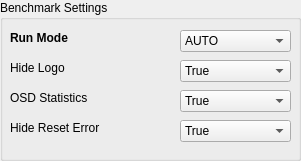
     <widget class="QGroupBox" name="gbAppsets">
      <property name="geometry">
       <rect>
        <x>10</x>
        <y>260</y>
        <width>301</width>
        <height>161</height>
       </rect>
      </property>
      <property name="title">
       <string>Benchmark Settings</string>
      </property>
      <widget class="QLabel" name="lblHideLogo">
       <property name="geometry">
        <rect>
         <x>10</x>
         <y>60</y>
         <width>161</width>
         <height>16</height>
        </rect>
       </property>
       <property name="font">
        <font>
         <pointsize>9</pointsize>
         <weight>50</weight>
         <bold>false</bold>
        </font>
       </property>
       <property name="whatsThis">
        <string>Use Manual if you experience problems with old cards or IGP.</string>
       </property>
       <property name="text">
        <string>Hide Logo</string>
       </property>
      </widget>
      <widget class="QComboBox" name="cbHideLogo">
       <property name="geometry">
        <rect>
         <x>180</x>
         <y>60</y>
         <width>111</width>
         <height>22</height>
        </rect>
       </property>
       <property name="toolTip">
        <string/>
       </property>
       <property name="whatsThis">
        <string/>
       </property>
       <item>
        <property name="text">
         <string>True</string>
        </property>
       </item>
       <item>
        <property name="text">
         <string>False</string>
        </property>
       </item>
      </widget>
      <widget class="QLabel" name="lblRunMode">
       <property name="geometry">
        <rect>
         <x>10</x>
         <y>30</y>
         <width>161</width>
         <height>16</height>
        </rect>
       </property>
       <property name="font">
        <font>
         <pointsize>9</pointsize>
         <weight>75</weight>
         <bold>true</bold>
        </font>
       </property>
       <property name="whatsThis">
        <string>Use Manual if you experience problems with old cards or IGP.</string>
       </property>
       <property name="text">
        <string>Run Mode</string>
       </property>
      </widget>
      <widget class="QComboBox" name="cbRunMode">
       <property name="geometry">
        <rect>
         <x>180</x>
         <y>30</y>
         <width>111</width>
         <height>22</height>
        </rect>
       </property>
       <property name="toolTip">
        <string/>
       </property>
       <property name="whatsThis">
        <string/>
       </property>
       <item>
        <property name="text">
         <string>AUTO</string>
        </property>
       </item>
       <item>
        <property name="text">
         <string>MANUAL</string>
        </property>
       </item>
      </widget>
      <widget class="QLabel" name="lblOSD">
       <property name="geometry">
        <rect>
         <x>10</x>
         <y>90</y>
         <width>161</width>
         <height>16</height>
        </rect>
       </property>
       <property name="font">
        <font>
         <pointsize>9</pointsize>
         <weight>50</weight>
         <bold>false</bold>
        </font>
       </property>
       <property name="whatsThis">
        <string>Use Manual if you experience problems with old cards or IGP.</string>
       </property>
       <property name="text">
        <string>OSD Statistics</string>
       </property>
      </widget>
      <widget class="QComboBox" name="cbOSD">
       <property name="geometry">
        <rect>
         <x>180</x>
         <y>90</y>
         <width>111</width>
         <height>22</height>
        </rect>
       </property>
       <property name="toolTip">
        <string/>
       </property>
       <property name="whatsThis">
        <string/>
       </property>
       <item>
        <property name="text">
         <string>True</string>
        </property>
       </item>
       <item>
        <property name="text">
         <string>False</string>
        </property>
       </item>
      </widget>
      <widget class="QComboBox" name="cbHideError">
       <property name="geometry">
        <rect>
         <x>180</x>
         <y>120</y>
         <width>111</width>
         <height>22</height>
        </rect>
       </property>
       <property name="toolTip">
        <string/>
       </property>
       <property name="whatsThis">
        <string/>
       </property>
       <item>
        <property name="text">
         <string>True</string>
        </property>
       </item>
       <item>
        <property name="text">
         <string>False</string>
        </property>
       </item>
      </widget>
      <widget class="QLabel" name="lblOSD_2">
       <property name="geometry">
        <rect>
         <x>10</x>
         <y>120</y>
         <width>151</width>
         <height>16</height>
        </rect>
       </property>
       <property name="font">
        <font>
         <pointsize>9</pointsize>
         <weight>50</weight>
         <bold>false</bold>
        </font>
       </property>
       <property name="toolTip">
        <string>If set to TRUE it will no longer ask the user if he wants to reset settings after a session that was closed prematurely.</string>
       </property>
       <property name="whatsThis">
        <string>Use Manual if you experience problems with old cards or IGP.</string>
       </property>
       <property name="text">
        <string>Hide Reset Error</string>
       </property>
      </widget>
     </widget>
